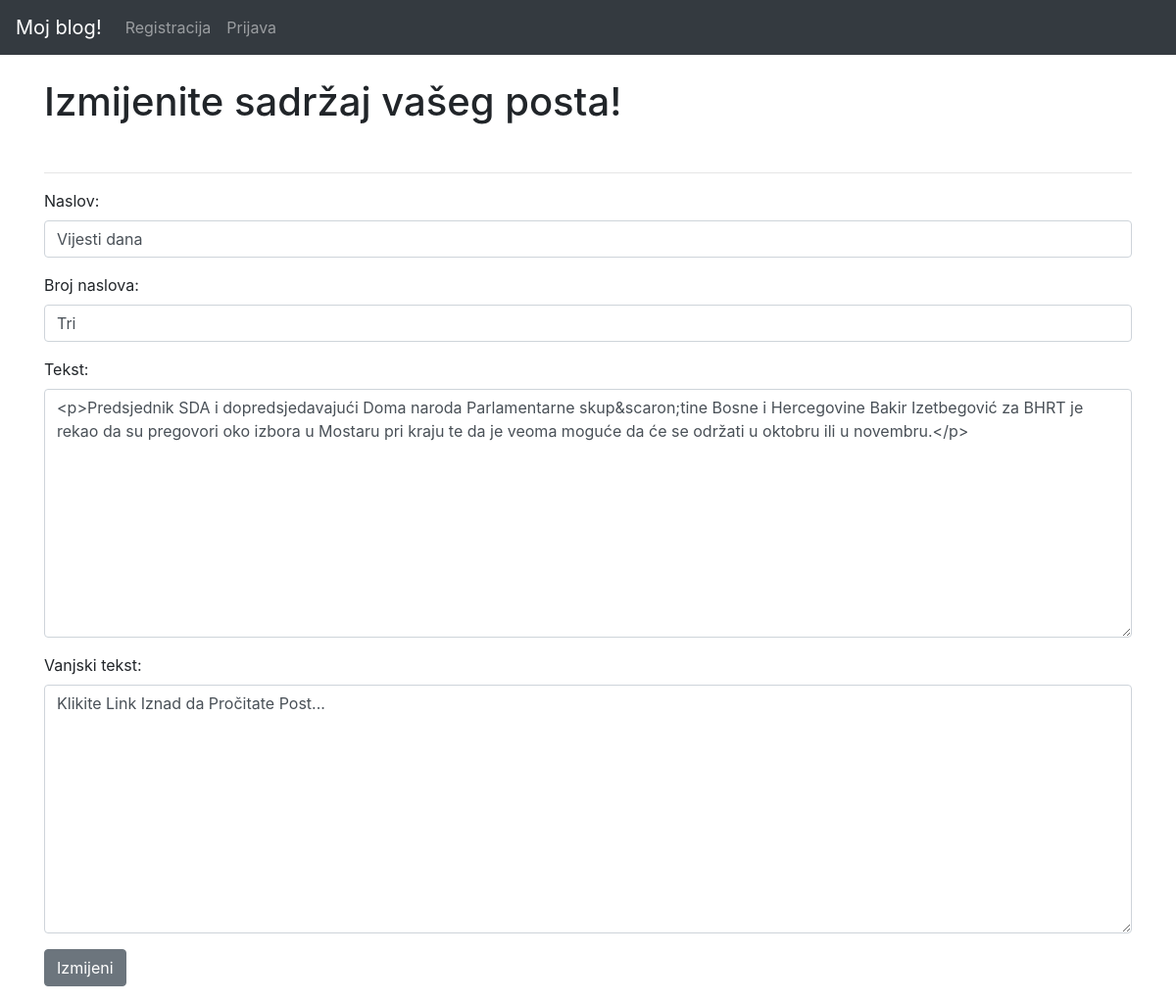
The page /article/edit/10 on the database its author committed.
### theblog/models.py (models this page shows, shortened)
class Post(models.Model):
	naslov = models.CharField(max_length=260)
	broj_naslova = models.CharField(max_length=260)
	autor = models.ForeignKey(User, on_delete=models.CASCADE)
	tekst = RichTextField(blank=True, null=True)
	kategorija = models.CharField(max_length=200, default="coding")
	vanjski_tekst = models.CharField(max_length=200, default="Klikite Link Iznad da Pročitate Post...")

### theblog/views.py (the view)
# urls.py: path('article/edit/<int:pk>', UpdatePostView.as_view(), name="update-post"),
class UpdatePostView(UpdateView):
	model = Post
	form_class = EditForm
	template_name = 'update.html'

### theblog/forms.py
class EditForm(forms.ModelForm):
	class Meta:
		model = Post
		fields = ('naslov', 'broj_naslova', 'tekst','vanjski_tekst')
		widgets = {
		'naslov': forms.TextInput(attrs={'class': 'form-control', 'placeholder': 'Napišite naslov!'}),
		'broj_naslova': forms.TextInput(attrs={'class': 'form-control', 'placeholder': 'Napišite redni broj posta!'}),
		'tekst': forms.Textarea(attrs={'class': 'form-control'}),
		'vanjski_tekst' : forms.Textarea(attrs={'class': 'form-control'}),
			}

### theblog/templates/update.html (shortened to what this page needs)
{% extends 'base.html' %}
{% block content %}
<br>
<h1> Izmijenite sadržaj vašeg posta!</h1>
<br>
<hr>
<div class="form-group">
<form method="POST">
	{{ form.as_p }}
	<button class="btn btn-secondary">Izmijeni</button>
</div>
{% endblock %}

### rows shown on the page
Post: naslov "Vijesti dana", broj_naslova "Tri", tekst "<p>Predsjednik SDA i dopredsjedavajući Doma naroda Parlamentarne skup&scaron;tine Bosne i Hercegovine Bakir Izetbegović za BHRT je rekao da su pregovori oko izbora u Mostaru pri kraju te da je veoma moguće da će se održati u oktobru ili u novembru.</p>", vanjski_tekst "Klikite Link Iznad da Pročitate Post..."
